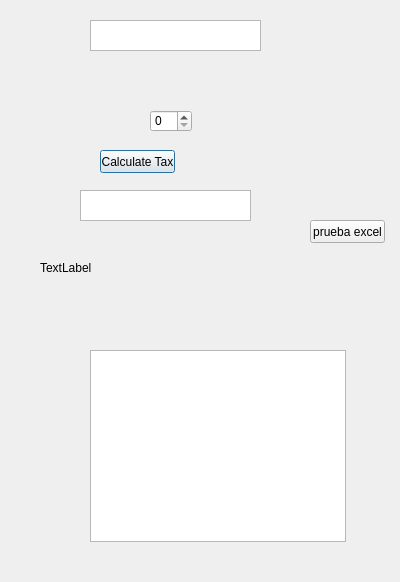
<?xml version="1.0" encoding="UTF-8"?>
<ui version="4.0">
 <class>Dialog</class>
 <widget class="QDialog" name="Dialog">
  <property name="geometry">
   <rect>
    <x>0</x>
    <y>0</y>
    <width>400</width>
    <height>582</height>
   </rect>
  </property>
  <property name="windowTitle">
   <string>Dialog</string>
  </property>
  <widget class="QPushButton" name="calc_tax_button">
   <property name="geometry">
    <rect>
     <x>100</x>
     <y>150</y>
     <width>75</width>
     <height>23</height>
    </rect>
   </property>
   <property name="text">
    <string>Calculate Tax</string>
   </property>
  </widget>
  <widget class="QLabel" name="milabel">
   <property name="geometry">
    <rect>
     <x>40</x>
     <y>260</y>
     <width>291</width>
     <height>16</height>
    </rect>
   </property>
   <property name="text">
    <string>TextLabel</string>
   </property>
  </widget>
  <widget class="QTextEdit" name="price_box">
   <property name="geometry">
    <rect>
     <x>90</x>
     <y>20</y>
     <width>171</width>
     <height>31</height>
    </rect>
   </property>
  </widget>
  <widget class="QSpinBox" name="tax_rate">
   <property name="geometry">
    <rect>
     <x>150</x>
     <y>110</y>
     <width>42</width>
     <height>22</height>
    </rect>
   </property>
  </widget>
  <widget class="QTextEdit" name="results_window">
   <property name="geometry">
    <rect>
     <x>80</x>
     <y>190</y>
     <width>171</width>
     <height>31</height>
    </rect>
   </property>
  </widget>
  <widget class="QPushButton" name="excel_test_button">
   <property name="geometry">
    <rect>
     <x>310</x>
     <y>220</y>
     <width>75</width>
     <height>23</height>
    </rect>
   </property>
   <property name="text">
    <string>prueba excel</string>
   </property>
  </widget>
  <widget class="QTableView" name="mitableView">
   <property name="geometry">
    <rect>
     <x>90</x>
     <y>350</y>
     <width>256</width>
     <height>192</height>
    </rect>
   </property>
  </widget>
 </widget>
 <resources/>
 <connections/>
</ui>
